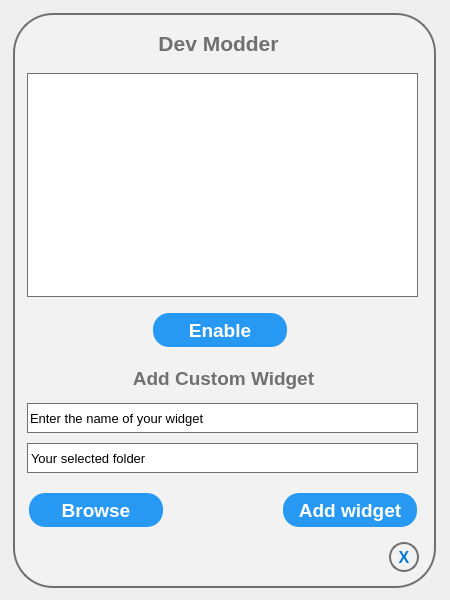
<?xml version="1.0" encoding="UTF-8"?>
<ui version="4.0">
 <class>MainWindow</class>
 <widget class="QMainWindow" name="MainWindow">
  <property name="geometry">
   <rect>
    <x>0</x>
    <y>0</y>
    <width>450</width>
    <height>600</height>
   </rect>
  </property>
  <property name="windowTitle">
   <string>MainWindow</string>
  </property>
  <property name="windowOpacity">
   <double>1.000000000000000</double>
  </property>
  <property name="autoFillBackground">
   <bool>false</bool>
  </property>
  <property name="styleSheet">
   <string notr="true"/>
  </property>
  <widget class="QWidget" name="centralwidget">
   <widget class="QFrame" name="frame">
    <property name="geometry">
     <rect>
      <x>13</x>
      <y>13</y>
      <width>423</width>
      <height>575</height>
     </rect>
    </property>
    <property name="styleSheet">
     <string notr="true">background-color: rgb(242, 242, 242);
border: 2px solid #707070;
border-radius: 40px;</string>
    </property>
    <property name="frameShape">
     <enum>QFrame::StyledPanel</enum>
    </property>
    <property name="frameShadow">
     <enum>QFrame::Raised</enum>
    </property>
    <widget class="QLabel" name="label">
     <property name="geometry">
      <rect>
       <x>140</x>
       <y>10</y>
       <width>131</width>
       <height>41</height>
      </rect>
     </property>
     <property name="font">
      <font>
       <family>Segoe UI</family>
       <pointsize>16</pointsize>
       <weight>75</weight>
       <bold>true</bold>
      </font>
     </property>
     <property name="styleSheet">
      <string notr="true">color: rgb(112, 112, 112);
border: 0px;</string>
     </property>
     <property name="text">
      <string>Dev Modder</string>
     </property>
     <property name="alignment">
      <set>Qt::AlignCenter</set>
     </property>
    </widget>
    <widget class="QListWidget" name="listWidget">
     <property name="geometry">
      <rect>
       <x>14</x>
       <y>60</y>
       <width>391</width>
       <height>224</height>
      </rect>
     </property>
     <property name="styleSheet">
      <string notr="true">background-color: rgb(255, 255, 255);
border: 1px solid #707070;
border-radius: 0px;</string>
     </property>
    </widget>
    <widget class="QPushButton" name="pushButton_e">
     <property name="geometry">
      <rect>
       <x>140</x>
       <y>300</y>
       <width>134</width>
       <height>34</height>
      </rect>
     </property>
     <property name="font">
      <font>
       <family>Segoe UI</family>
       <pointsize>14</pointsize>
       <weight>75</weight>
       <bold>true</bold>
      </font>
     </property>
     <property name="styleSheet">
      <string notr="true">QPushButton{
background-color: rgb(39, 153, 243);
	color: rgb(255, 255, 255);
border: 0px;
border-radius: 16px;

}

QPushButton:pressed{
background-color: rgb(33, 132, 208);
}</string>
     </property>
     <property name="text">
      <string>Enable</string>
     </property>
    </widget>
    <widget class="QPushButton" name="pushButton_b">
     <property name="geometry">
      <rect>
       <x>16</x>
       <y>480</y>
       <width>134</width>
       <height>34</height>
      </rect>
     </property>
     <property name="font">
      <font>
       <family>Segoe UI</family>
       <pointsize>14</pointsize>
       <weight>75</weight>
       <bold>true</bold>
      </font>
     </property>
     <property name="styleSheet">
      <string notr="true">QPushButton{
background-color: rgb(39, 153, 243);
	color: rgb(255, 255, 255);
border: 0px;
border-radius: 16px;

}

QPushButton:pressed{
background-color: rgb(33, 132, 208);
}</string>
     </property>
     <property name="text">
      <string>Browse</string>
     </property>
    </widget>
    <widget class="QPushButton" name="pushButton_a">
     <property name="geometry">
      <rect>
       <x>270</x>
       <y>480</y>
       <width>134</width>
       <height>34</height>
      </rect>
     </property>
     <property name="font">
      <font>
       <family>Segoe UI</family>
       <pointsize>14</pointsize>
       <weight>75</weight>
       <bold>true</bold>
      </font>
     </property>
     <property name="styleSheet">
      <string notr="true">QPushButton{
background-color: rgb(39, 153, 243);
	color: rgb(255, 255, 255);
border: 0px;
border-radius: 16px;

}

QPushButton:pressed{
background-color: rgb(33, 132, 208);
}</string>
     </property>
     <property name="text">
      <string>Add widget</string>
     </property>
    </widget>
    <widget class="QLabel" name="label_2">
     <property name="geometry">
      <rect>
       <x>110</x>
       <y>350</y>
       <width>201</width>
       <height>31</height>
      </rect>
     </property>
     <property name="font">
      <font>
       <family>Segoe UI</family>
       <pointsize>14</pointsize>
       <weight>75</weight>
       <bold>true</bold>
      </font>
     </property>
     <property name="styleSheet">
      <string notr="true">color: rgb(112, 112, 112);
border: 0px;</string>
     </property>
     <property name="text">
      <string>Add Custom Widget</string>
     </property>
     <property name="alignment">
      <set>Qt::AlignCenter</set>
     </property>
    </widget>
    <widget class="QLineEdit" name="lineEdit">
     <property name="geometry">
      <rect>
       <x>14</x>
       <y>390</y>
       <width>391</width>
       <height>30</height>
      </rect>
     </property>
     <property name="font">
      <font>
       <family>Segoe UI</family>
       <pointsize>10</pointsize>
      </font>
     </property>
     <property name="styleSheet">
      <string notr="true">background-color: rgb(255, 255, 255);
border: 1px solid #707070;
border-radius: 0px;</string>
     </property>
     <property name="text">
      <string>Enter the name of your widget</string>
     </property>
    </widget>
    <widget class="QLabel" name="label_folder">
     <property name="geometry">
      <rect>
       <x>14</x>
       <y>430</y>
       <width>391</width>
       <height>30</height>
      </rect>
     </property>
     <property name="font">
      <font>
       <family>Segoe UI</family>
       <pointsize>10</pointsize>
      </font>
     </property>
     <property name="styleSheet">
      <string notr="true">QLabel{
background-color: rgb(255, 255, 255);
	
border: 1px solid #707070;

}</string>
     </property>
     <property name="text">
      <string>Your selected folder</string>
     </property>
    </widget>
    <widget class="QPushButton" name="pushButton_4">
     <property name="geometry">
      <rect>
       <x>376</x>
       <y>529</y>
       <width>30</width>
       <height>30</height>
      </rect>
     </property>
     <property name="font">
      <font>
       <pointsize>12</pointsize>
       <weight>75</weight>
       <bold>true</bold>
      </font>
     </property>
     <property name="styleSheet">
      <string notr="true">color: rgb(0, 120, 212);
border: 2px solid #707070;
border-radius: 15px;</string>
     </property>
     <property name="text">
      <string>X</string>
     </property>
    </widget>
   </widget>
  </widget>
 </widget>
 <resources/>
 <connections/>
</ui>
